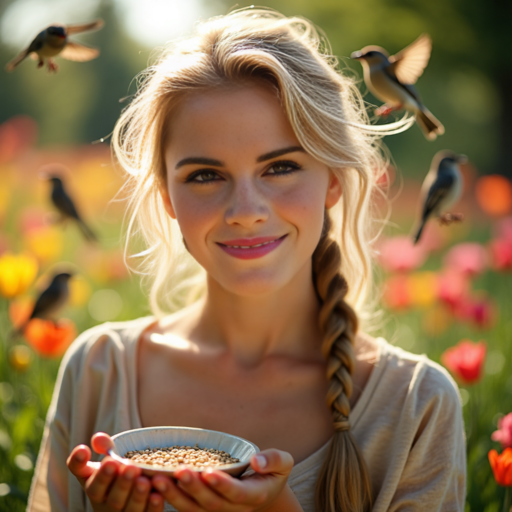
#> input picture target_image.png, 1024 x 1024 px (shown at 1/2 size); its folder holds only this picture in this run
$ python merged.py
#> lines starting #> are read from the running program, lines starting #| are printed output that depends on the picture; after the words box and inside, x2 and y2 are one past the last pixel; in counts of white or black regions, pixels touching at a corner belong together
#> the answer given: target_image.png
import os
import time
import hashlib
import requests
import json
import cv2
from PIL import Image

# API Config
url_pre = "https://ap-east-1.tensorart.cloud"
api_key = "38dbb245-327b-485c-bfdf-63ae966edb73"
url_job = "/v1/jobs"
url_resource = "/v1/resource"
url_workflow = "/v1/workflows"

HEADERS = {
    'Content-Type': 'application/json',
    'Accept': 'application/json',
    'Authorization': f'Bearer {api_key}'
}
# [8 lines left out: function fetch_template, not called in this run]


def upload_img(img_path):
    print(f"Uploading image: {img_path}")
    if not os.path.exists(img_path):
        print(f"Error: File not found at {img_path}")
        return None

    data = {"expireSec": 3600}
    try:
        response = requests.post(f"{url_pre}{url_resource}/image", json=data, headers=HEADERS)
        response.raise_for_status()
        response_data = response.json()
        resource_id = response_data['resourceId']
        put_url = response_data['putUrl']
        headers_upload = response_data['headers']

        with open(img_path, 'rb') as f:
            upload_response = requests.put(put_url, data=f.read(), headers=headers_upload)
            upload_response.raise_for_status()

        print(f"Upload successful! Resource ID: {resource_id}")
        return resource_id
    except requests.exceptions.RequestException as e:
        print(f"Upload error: {e}")
        return None


# [113 lines left out: functions generate_field_attrs, ensure_output_folder, save_image, get_job_result, generate_image, not called in this run]


def crop_face(image_path, output_path='cropped_face.jpg'):
    """Detect faces in an image, let the user select one, and crop it."""
#> called with image_path = 'target_image.png', output_path = 'cropped_face.jpg'
    img = cv2.imread(image_path)
#> img is the input picture: shape (1024, 1024, 3); mean B, G, R 79.8, 115.9, 143.3
    if img is None:
        print("Image not found. Please check the path and try again.")
        return None

    gray = cv2.cvtColor(img, cv2.COLOR_BGR2GRAY)
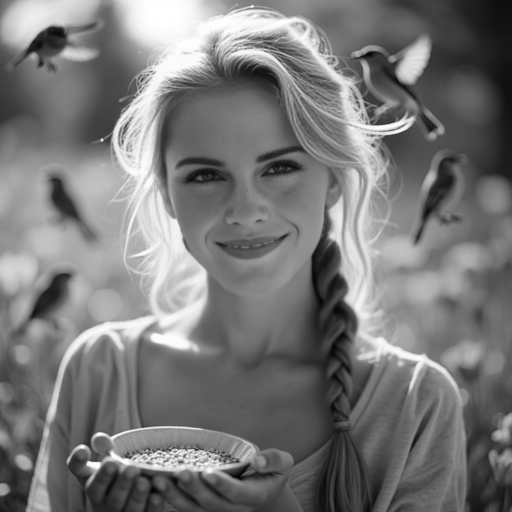
#> gray: shape (1024, 1024) (shown at 1/2 size); min 1, max 255, mean 120
    face_cascade = cv2.CascadeClassifier(cv2.data.haarcascades + 'haarcascade_frontalface_default.xml')
    faces = face_cascade.detectMultiScale(gray, scaleFactor=1.1, minNeighbors=5)
#> faces = [[737, 418, 45, 45], [296, 192, 394, 394]]

    if len(faces) == 0:
        print("No faces detected in the image.")
        return None

    print(f"{len(faces)} face(s) detected.")
#| 2 face(s) detected.
    for idx, (x, y, w, h) in enumerate(faces):
        cv2.rectangle(img, (x, y), (x+w, y+h), (0, 255, 0), 2)
        cv2.putText(img, f'{idx}', (x, y-10), cv2.FONT_HERSHEY_SIMPLEX, 0.9, (0, 0, 255), 2)
#> this loop made 2 passes
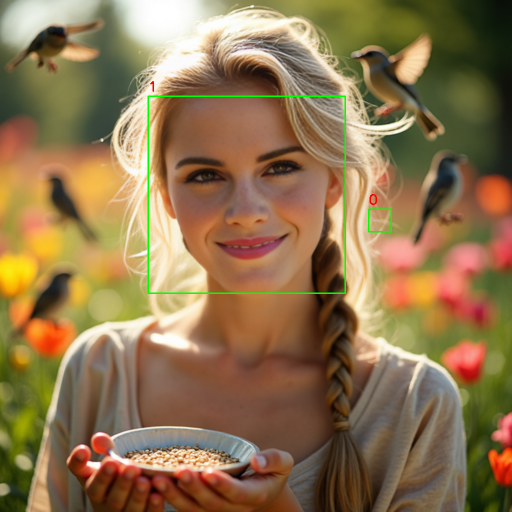
#> img: shape (1024, 1024, 3) (shown at 1/2 size); 0.52% of pixels changed, all inside (x1, y1, x2, y2) = (295, 162, 784, 588)

    cv2.imshow("Detected Faces - Press any key after noting the index", img)
    cv2.waitKey(0)
    cv2.destroyAllWindows()

    try:
        selected = int(input(f"Enter the index of the face to crop (0 to {len(faces)-1}): "))
#> the answer given: 1
#> selected = 1
        if selected < 0 or selected >= len(faces):
            print("Invalid index selected.")
            return None
    except ValueError:
        print("Invalid input. Please enter a number.")
        return None

    (x, y, w, h) = faces[selected]
#> x = 296; y = 192; w = 394; h = 394
    padding = int(0.2 * h)  # 20% padding around the face
#> padding = 78
    x1 = max(0, x - padding)
#> x1 = 218
    y1 = max(0, y - padding)
#> y1 = 114
    x2 = min(img.shape[1], x + w + padding)
#> x2 = 768
    y2 = min(img.shape[0], y + h + padding)
#> y2 = 664

    face_img = cv2.imread(image_path)[y1:y2, x1:x2]
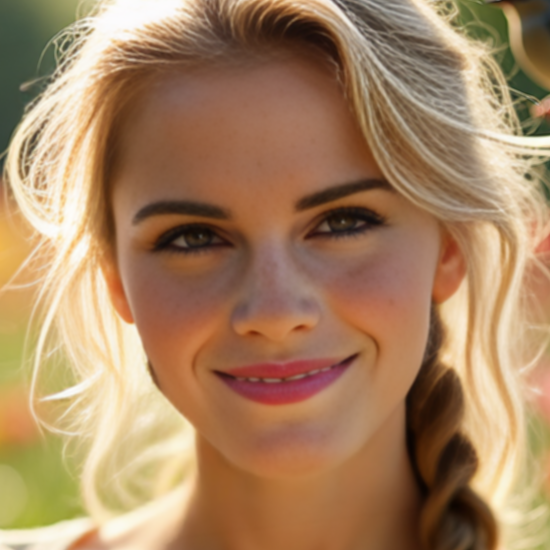
#> face_img: shape (550, 550, 3); mean B, G, R 97.5, 131.6, 166.7
    face_pil = Image.fromarray(cv2.cvtColor(face_img, cv2.COLOR_BGR2RGB))
    face_pil = face_pil.resize((512, 512), Image.LANCZOS)
#> face_pil: PIL image 512x512 RGB
    face_pil.save(output_path, quality=95)

    print(f"✅ Face {selected} cropped and saved as: {output_path}")
#| ✅ Face 1 cropped and saved as: cropped_face.jpg
    return output_path

# [91 lines left out: function generate_upscaled_image, not called in this run]


def main():

    source_img = input("🖼️ Enter path to source image: ").strip()
    crop_image=crop_face(source_img)
    src_img= upload_img(source_img)
    upscaled_image=generate_upscaled_image(src_img)
    r1 = upload_img(upscaled_image)
    template_id = input("📝 Enter template ID: ").strip()
    resource_ids = [r1] if r1 else []
    positive_prompt = None

    use_target = input("🎯 Do you want to provide a target image? (yes/no): ").strip().lower()
    if use_target in ['yes', 'y']:
        target_img = input("🖼️ Enter path to target image: ").strip()
        r2 = upload_img(target_img)
        if r2:
            resource_ids.append(r2)
    else:
        positive_prompt = input("💬 Enter a positive prompt: ").strip()

    template = fetch_template(template_id)
    if template:
        field_attrs = generate_field_attrs(template, resource_ids, positive_prompt)
        generate_image(resource_ids,template_id,field_attrs)
    else:
        print("❌ Template fetch failed.")


if __name__ == "__main__":
    main()
#> (the call stopped at in upload_img, `response = requests.post(f"{url_pre}{url_resource}/image", json=data, ..`: requests is not available in this run)
